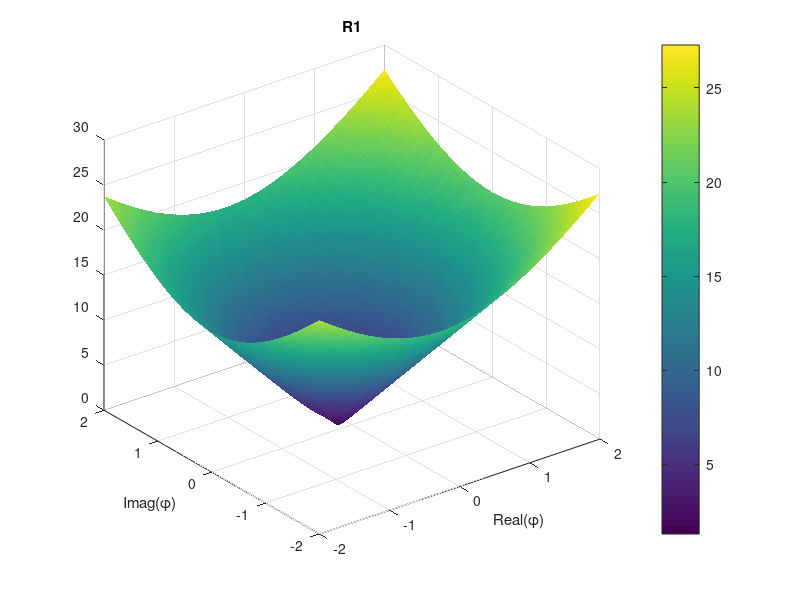
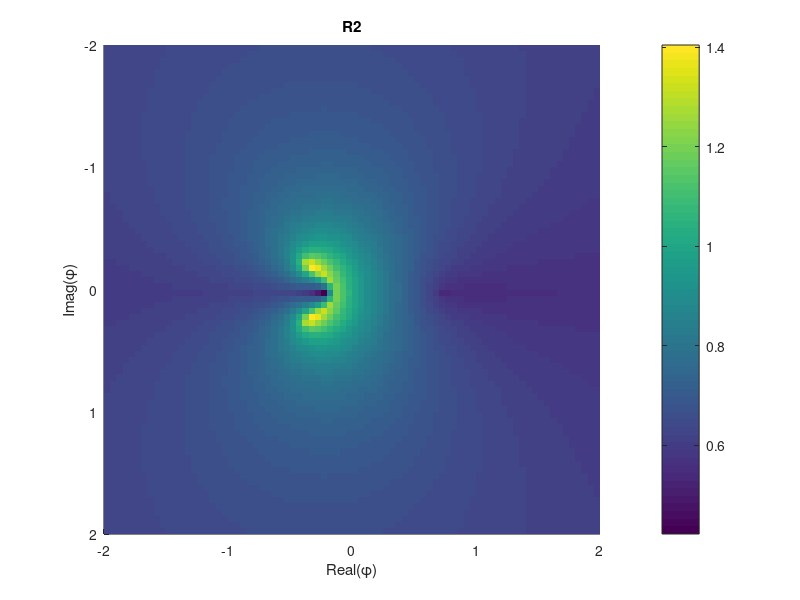
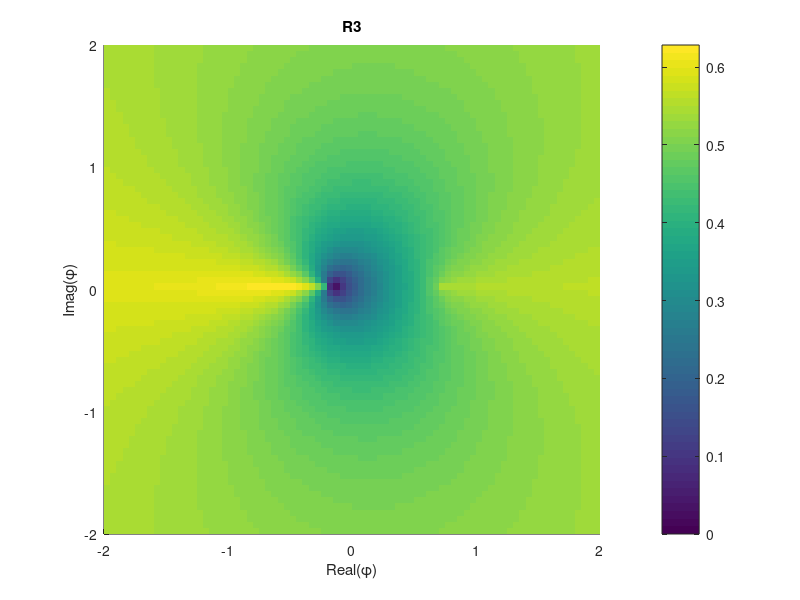

The MATLAB source for these figures, in order:
% Stability of BDF2/EXT2 scheme

clear
clc
close all

x1 = [-2:0.05:2];
y1 = [-2:0.05:2]*1i;

for i = 1:length(x1)

x = x1(i);
for j = 1:length(y1)
y = y1(j);
phi = x + y;

a = 2.0000;
b = 3*(6*phi+1);
c = -6*(3*phi+1);
d = 1+6*phi;

rts = roots([a b c d]);
r1(i,j) = rts(1);
r2(i,j) = rts(2);
r3(i,j) = rts(3);

end

end

real_r = real([r1 r2 r3]);

[l1 l2] = size(real_r);

real_r = reshape(real_r,l1*l2,1);

imag_r = imag([r1 r2 r3]);
imag_r = reshape(imag_r,l1*l2,1);

%h1 = figure;
%plot(real_r,imag_r, 'o')
%ylabel('Imag(G)')
%xlabel('Real(G)')

[X,Y] = meshgrid(x1,y1/1i);
 
h2 = figure;
surf(X,Y,abs(transpose(r1)),'EdgeColor', 'none')
hold on
%contour(X,Y,abs(transpose(r1)),[1 1],'LineWidth',2,'LineColor','k','ShowText', 'on')
hold on
xlabel('Real(\phi)')
ylabel('Imag(\phi)')
colorbar
%view([0 -90])
title('R1');
%xlim([-0.1 1.5])
%ylim([-1 1])
% max(max(abs(r1)))
print(h2,'-depsc', '-r300','h2.eps')

h3 = figure;
surf(X,Y,abs(transpose(r2)),'EdgeColor', 'none')
hold on
contour(X,Y,abs(transpose(r2)),[1,1],'LineWidth',4,'LineColor','k','ShowText', 'on')
xlabel('Real(\phi)')
ylabel('Imag(\phi)')
%grid on
colorbar
view([0 -90])
%max(max(abs(r2)))
title('R2')

h4 = figure;
surf(X,Y,abs(transpose(r3)),'EdgeColor', 'none')
hold on
contour(X,Y,abs(transpose(r3)),[1,1],'LineWidth',4,'LineColor','k','ShowText', 'on')
xlabel('Real(\phi)')
ylabel('Imag(\phi)')
title('R3')
%grid on
colorbar
view([0 90])


